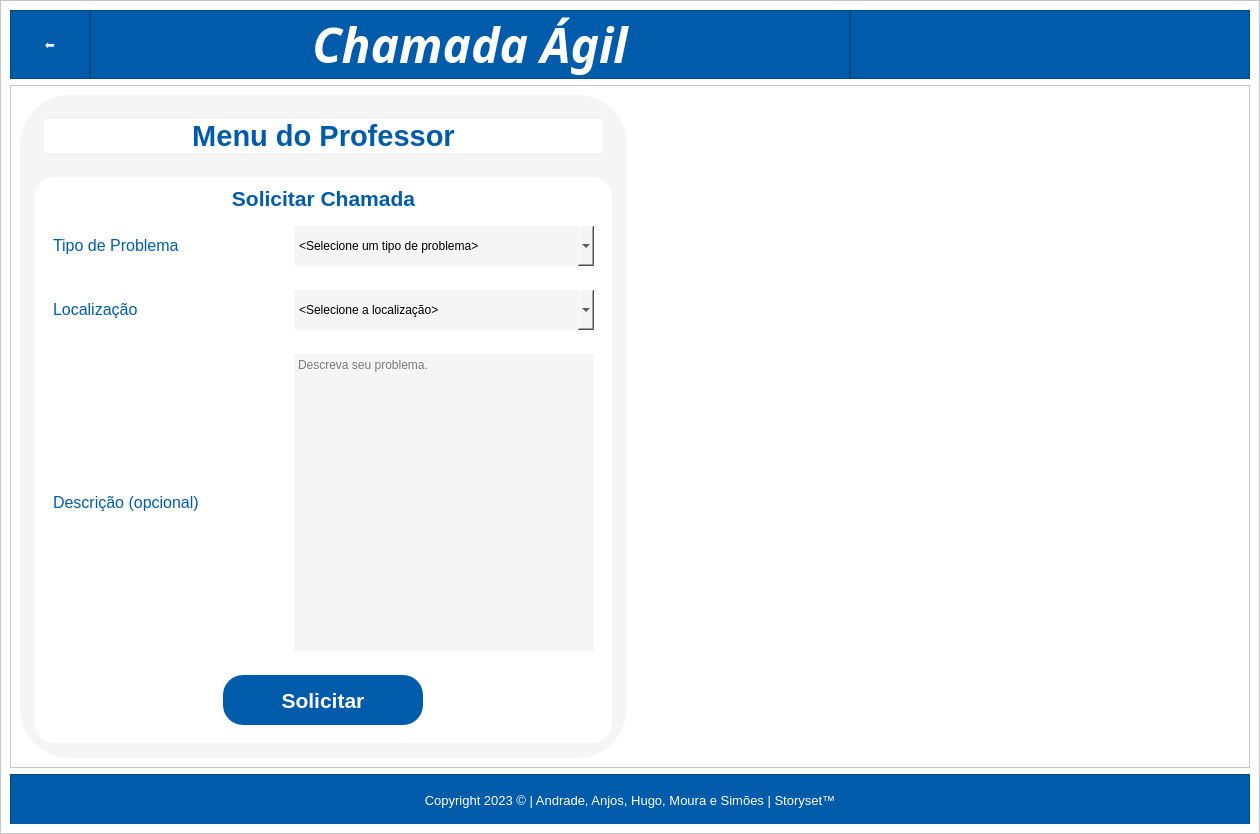
<?xml version="1.0" encoding="UTF-8"?>
<ui version="4.0">
 <class>MainWindow</class>
 <widget class="QMainWindow" name="MainWindow">
  <property name="geometry">
   <rect>
    <x>0</x>
    <y>0</y>
    <width>1260</width>
    <height>834</height>
   </rect>
  </property>
  <property name="minimumSize">
   <size>
    <width>1075</width>
    <height>834</height>
   </size>
  </property>
  <property name="windowTitle">
   <string>MainWindow</string>
  </property>
  <widget class="QWidget" name="centralwidget">
   <property name="sizePolicy">
    <sizepolicy hsizetype="Expanding" vsizetype="Preferred">
     <horstretch>0</horstretch>
     <verstretch>0</verstretch>
    </sizepolicy>
   </property>
   <property name="minimumSize">
    <size>
     <width>800</width>
     <height>800</height>
    </size>
   </property>
   <layout class="QVBoxLayout" name="verticalLayout">
    <property name="spacing">
     <number>0</number>
    </property>
    <property name="leftMargin">
     <number>0</number>
    </property>
    <property name="topMargin">
     <number>0</number>
    </property>
    <property name="rightMargin">
     <number>0</number>
    </property>
    <property name="bottomMargin">
     <number>0</number>
    </property>
    <item>
     <widget class="QFrame" name="background_3">
      <property name="styleSheet">
       <string notr="true">background-color: rgb(255, 255, 255);</string>
      </property>
      <property name="frameShape">
       <enum>QFrame::StyledPanel</enum>
      </property>
      <property name="frameShadow">
       <enum>QFrame::Raised</enum>
      </property>
      <layout class="QVBoxLayout" name="verticalLayout_2">
       <item>
        <widget class="QFrame" name="header">
         <property name="maximumSize">
          <size>
           <width>16777215</width>
           <height>80</height>
          </size>
         </property>
         <property name="styleSheet">
          <string notr="true">background-color: rgb(0, 92, 170);</string>
         </property>
         <property name="frameShape">
          <enum>QFrame::NoFrame</enum>
         </property>
         <property name="frameShadow">
          <enum>QFrame::Raised</enum>
         </property>
         <layout class="QHBoxLayout" name="horizontalLayout">
          <property name="spacing">
           <number>0</number>
          </property>
          <property name="leftMargin">
           <number>0</number>
          </property>
          <property name="topMargin">
           <number>0</number>
          </property>
          <property name="rightMargin">
           <number>0</number>
          </property>
          <property name="bottomMargin">
           <number>0</number>
          </property>
          <item>
           <widget class="QFrame" name="frame_8">
            <property name="maximumSize">
             <size>
              <width>80</width>
              <height>16777215</height>
             </size>
            </property>
            <property name="frameShape">
             <enum>QFrame::StyledPanel</enum>
            </property>
            <property name="frameShadow">
             <enum>QFrame::Raised</enum>
            </property>
            <layout class="QHBoxLayout" name="horizontalLayout_10">
             <property name="spacing">
              <number>0</number>
             </property>
             <property name="leftMargin">
              <number>0</number>
             </property>
             <property name="topMargin">
              <number>0</number>
             </property>
             <property name="rightMargin">
              <number>0</number>
             </property>
             <property name="bottomMargin">
              <number>0</number>
             </property>
             <item>
              <widget class="QPushButton" name="btnVoltar">
               <property name="sizePolicy">
                <sizepolicy hsizetype="Fixed" vsizetype="Fixed">
                 <horstretch>0</horstretch>
                 <verstretch>0</verstretch>
                </sizepolicy>
               </property>
               <property name="minimumSize">
                <size>
                 <width>60</width>
                 <height>60</height>
                </size>
               </property>
               <property name="maximumSize">
                <size>
                 <width>60</width>
                 <height>60</height>
                </size>
               </property>
               <property name="styleSheet">
                <string notr="true">background-color: rgb(0, 92, 170);
font: 75 36pt &quot;Segoe UI&quot;;
color: rgb(255, 255, 255);</string>
               </property>
               <property name="text">
                <string>⬅️</string>
               </property>
               <property name="flat">
                <bool>true</bool>
               </property>
              </widget>
             </item>
            </layout>
           </widget>
          </item>
          <item>
           <widget class="QFrame" name="frame_9">
            <property name="frameShape">
             <enum>QFrame::StyledPanel</enum>
            </property>
            <property name="frameShadow">
             <enum>QFrame::Raised</enum>
            </property>
            <layout class="QHBoxLayout" name="horizontalLayout_11">
             <property name="spacing">
              <number>0</number>
             </property>
             <property name="leftMargin">
              <number>0</number>
             </property>
             <property name="topMargin">
              <number>0</number>
             </property>
             <property name="rightMargin">
              <number>0</number>
             </property>
             <property name="bottomMargin">
              <number>0</number>
             </property>
             <item>
              <widget class="QLabel" name="lblTituloHome">
               <property name="font">
                <font>
                 <family>Segoe UI Black</family>
                 <pointsize>36</pointsize>
                 <weight>75</weight>
                 <italic>true</italic>
                 <bold>true</bold>
                </font>
               </property>
               <property name="styleSheet">
                <string notr="true"/>
               </property>
               <property name="text">
                <string>&lt;html&gt;&lt;head/&gt;&lt;body&gt;&lt;p align=&quot;center&quot;&gt;&lt;span style=&quot; color:#ffffff;&quot;&gt;Chamada Ágil&lt;/span&gt;&lt;/p&gt;&lt;/body&gt;&lt;/html&gt;</string>
               </property>
               <property name="alignment">
                <set>Qt::AlignCenter</set>
               </property>
              </widget>
             </item>
            </layout>
           </widget>
          </item>
          <item>
           <widget class="QFrame" name="frame_10">
            <property name="maximumSize">
             <size>
              <width>400</width>
              <height>16777215</height>
             </size>
            </property>
            <property name="frameShape">
             <enum>QFrame::StyledPanel</enum>
            </property>
            <property name="frameShadow">
             <enum>QFrame::Raised</enum>
            </property>
            <layout class="QHBoxLayout" name="horizontalLayout_9">
             <property name="spacing">
              <number>0</number>
             </property>
             <property name="leftMargin">
              <number>0</number>
             </property>
             <property name="topMargin">
              <number>0</number>
             </property>
             <property name="rightMargin">
              <number>0</number>
             </property>
             <property name="bottomMargin">
              <number>0</number>
             </property>
             <item>
              <widget class="QLabel" name="lblLogoSenai">
               <property name="maximumSize">
                <size>
                 <width>320</width>
                 <height>80</height>
                </size>
               </property>
               <property name="text">
                <string/>
               </property>
               <property name="pixmap">
                <pixmap>../img/senai-logo.png</pixmap>
               </property>
               <property name="scaledContents">
                <bool>true</bool>
               </property>
               <property name="alignment">
                <set>Qt::AlignCenter</set>
               </property>
              </widget>
             </item>
            </layout>
           </widget>
          </item>
         </layout>
        </widget>
       </item>
       <item>
        <widget class="QFrame" name="frame">
         <property name="frameShape">
          <enum>QFrame::StyledPanel</enum>
         </property>
         <property name="frameShadow">
          <enum>QFrame::Raised</enum>
         </property>
         <layout class="QGridLayout" name="gridLayout">
          <item row="0" column="1">
           <widget class="QFrame" name="frameL">
            <property name="frameShape">
             <enum>QFrame::NoFrame</enum>
            </property>
            <property name="frameShadow">
             <enum>QFrame::Raised</enum>
            </property>
            <layout class="QHBoxLayout" name="horizontalLayout_3">
             <property name="spacing">
              <number>0</number>
             </property>
             <property name="leftMargin">
              <number>0</number>
             </property>
             <property name="topMargin">
              <number>0</number>
             </property>
             <property name="rightMargin">
              <number>0</number>
             </property>
             <property name="bottomMargin">
              <number>0</number>
             </property>
             <item>
              <widget class="QLabel" name="lblImagemCapa">
               <property name="sizePolicy">
                <sizepolicy hsizetype="Expanding" vsizetype="Expanding">
                 <horstretch>0</horstretch>
                 <verstretch>0</verstretch>
                </sizepolicy>
               </property>
               <property name="minimumSize">
                <size>
                 <width>500</width>
                 <height>500</height>
                </size>
               </property>
               <property name="maximumSize">
                <size>
                 <width>500</width>
                 <height>500</height>
                </size>
               </property>
               <property name="layoutDirection">
                <enum>Qt::LeftToRight</enum>
               </property>
               <property name="styleSheet">
                <string notr="true"/>
               </property>
               <property name="pixmap">
                <pixmap>../img/imagem-professor.png</pixmap>
               </property>
               <property name="scaledContents">
                <bool>true</bool>
               </property>
               <property name="alignment">
                <set>Qt::AlignCenter</set>
               </property>
              </widget>
             </item>
            </layout>
           </widget>
          </item>
          <item row="0" column="0">
           <widget class="QFrame" name="frameR">
            <property name="minimumSize">
             <size>
              <width>500</width>
              <height>0</height>
             </size>
            </property>
            <property name="styleSheet">
             <string notr="true">background-color: rgb(245, 245, 245);
border-radius: 50px;</string>
            </property>
            <property name="frameShape">
             <enum>QFrame::StyledPanel</enum>
            </property>
            <property name="frameShadow">
             <enum>QFrame::Raised</enum>
            </property>
            <layout class="QVBoxLayout" name="verticalLayout_3">
             <property name="spacing">
              <number>15</number>
             </property>
             <property name="leftMargin">
              <number>15</number>
             </property>
             <property name="topMargin">
              <number>15</number>
             </property>
             <property name="rightMargin">
              <number>15</number>
             </property>
             <property name="bottomMargin">
              <number>15</number>
             </property>
             <item>
              <widget class="QFrame" name="frame_5">
               <property name="maximumSize">
                <size>
                 <width>16777215</width>
                 <height>100</height>
                </size>
               </property>
               <property name="frameShape">
                <enum>QFrame::StyledPanel</enum>
               </property>
               <property name="frameShadow">
                <enum>QFrame::Raised</enum>
               </property>
               <layout class="QHBoxLayout" name="horizontalLayout_6">
                <item>
                 <widget class="QLabel" name="label">
                  <property name="font">
                   <font>
                    <family>Segoe UI</family>
                    <pointsize>14</pointsize>
                    <weight>75</weight>
                    <bold>true</bold>
                   </font>
                  </property>
                  <property name="styleSheet">
                   <string notr="true">background-color: rgb(255, 255, 255);
border-radius: 20px;</string>
                  </property>
                  <property name="text">
                   <string>&lt;html&gt;&lt;head/&gt;&lt;body&gt;&lt;p&gt;&lt;span style=&quot; font-size:22pt; color:#005caa;&quot;&gt;Menu do Professor&lt;/span&gt;&lt;/p&gt;&lt;/body&gt;&lt;/html&gt;</string>
                  </property>
                  <property name="alignment">
                   <set>Qt::AlignCenter</set>
                  </property>
                 </widget>
                </item>
               </layout>
              </widget>
             </item>
             <item>
              <widget class="QFrame" name="frame_2">
               <property name="maximumSize">
                <size>
                 <width>16777215</width>
                 <height>600</height>
                </size>
               </property>
               <property name="styleSheet">
                <string notr="true">background-color: rgb(255, 255, 255);
border-radius: 20px;</string>
               </property>
               <property name="frameShape">
                <enum>QFrame::NoFrame</enum>
               </property>
               <property name="frameShadow">
                <enum>QFrame::Raised</enum>
               </property>
               <layout class="QVBoxLayout" name="verticalLayout_4">
                <item>
                 <widget class="QLabel" name="label_2">
                  <property name="font">
                   <font>
                    <family>Segoe UI</family>
                    <pointsize>14</pointsize>
                    <weight>75</weight>
                    <bold>true</bold>
                   </font>
                  </property>
                  <property name="styleSheet">
                   <string notr="true"/>
                  </property>
                  <property name="text">
                   <string>&lt;html&gt;&lt;head/&gt;&lt;body&gt;&lt;p&gt;&lt;span style=&quot; font-size:16pt; color:#005caa;&quot;&gt;Solicitar Chamada&lt;/span&gt;&lt;/p&gt;&lt;/body&gt;&lt;/html&gt;</string>
                  </property>
                  <property name="alignment">
                   <set>Qt::AlignCenter</set>
                  </property>
                 </widget>
                </item>
                <item>
                 <widget class="QFrame" name="frame_3">
                  <property name="minimumSize">
                   <size>
                    <width>0</width>
                    <height>50</height>
                   </size>
                  </property>
                  <property name="styleSheet">
                   <string notr="true"/>
                  </property>
                  <property name="frameShape">
                   <enum>QFrame::StyledPanel</enum>
                  </property>
                  <property name="frameShadow">
                   <enum>QFrame::Raised</enum>
                  </property>
                  <layout class="QHBoxLayout" name="horizontalLayout_4">
                   <item>
                    <widget class="QLabel" name="lblTipoProblema">
                     <property name="text">
                      <string>&lt;html&gt;&lt;head/&gt;&lt;body&gt;&lt;p&gt;&lt;span style=&quot; font-size:12pt; color:#005caa;&quot;&gt;Tipo de Problema&lt;/span&gt;&lt;/p&gt;&lt;/body&gt;&lt;/html&gt;</string>
                     </property>
                    </widget>
                   </item>
                   <item>
                    <widget class="QComboBox" name="cbTipoProblema">
                     <property name="minimumSize">
                      <size>
                       <width>300</width>
                       <height>40</height>
                      </size>
                     </property>
                     <property name="maximumSize">
                      <size>
                       <width>300</width>
                       <height>16777215</height>
                      </size>
                     </property>
                     <property name="styleSheet">
                      <string notr="true">background-color: rgb(245, 245, 245);
font: 12pt &quot;MS Shell Dlg 2&quot;;
border-radius:0px;</string>
                     </property>
                     <property name="frame">
                      <bool>false</bool>
                     </property>
                     <item>
                      <property name="text">
                       <string>&lt;Selecione um tipo de problema&gt;</string>
                      </property>
                     </item>
                    </widget>
                   </item>
                  </layout>
                 </widget>
                </item>
                <item>
                 <widget class="QFrame" name="frame_7">
                  <property name="frameShape">
                   <enum>QFrame::StyledPanel</enum>
                  </property>
                  <property name="frameShadow">
                   <enum>QFrame::Raised</enum>
                  </property>
                  <layout class="QHBoxLayout" name="horizontalLayout_8">
                   <item>
                    <widget class="QLabel" name="lblLocal">
                     <property name="text">
                      <string>&lt;html&gt;&lt;head/&gt;&lt;body&gt;&lt;p&gt;&lt;span style=&quot; font-size:12pt; color:#005caa;&quot;&gt;Localização&lt;/span&gt;&lt;/p&gt;&lt;/body&gt;&lt;/html&gt;</string>
                     </property>
                    </widget>
                   </item>
                   <item>
                    <widget class="QComboBox" name="cbLocal">
                     <property name="minimumSize">
                      <size>
                       <width>300</width>
                       <height>40</height>
                      </size>
                     </property>
                     <property name="maximumSize">
                      <size>
                       <width>300</width>
                       <height>16777215</height>
                      </size>
                     </property>
                     <property name="styleSheet">
                      <string notr="true">background-color: rgb(245, 245, 245);
font: 12pt &quot;MS Shell Dlg 2&quot;;
border-radius:0px;</string>
                     </property>
                     <property name="frame">
                      <bool>false</bool>
                     </property>
                     <item>
                      <property name="text">
                       <string>&lt;Selecione a localização&gt;</string>
                      </property>
                     </item>
                    </widget>
                   </item>
                  </layout>
                 </widget>
                </item>
                <item>
                 <widget class="QFrame" name="frame_4">
                  <property name="frameShape">
                   <enum>QFrame::StyledPanel</enum>
                  </property>
                  <property name="frameShadow">
                   <enum>QFrame::Raised</enum>
                  </property>
                  <layout class="QHBoxLayout" name="horizontalLayout_5">
                   <item>
                    <widget class="QLabel" name="lblDescricao">
                     <property name="text">
                      <string>&lt;html&gt;&lt;head/&gt;&lt;body&gt;&lt;p&gt;&lt;span style=&quot; font-size:12pt; color:#005caa;&quot;&gt;Descrição (opcional)&lt;/span&gt;&lt;/p&gt;&lt;/body&gt;&lt;/html&gt;</string>
                     </property>
                    </widget>
                   </item>
                   <item>
                    <widget class="QTextEdit" name="txtEditDescricao">
                     <property name="minimumSize">
                      <size>
                       <width>300</width>
                       <height>0</height>
                      </size>
                     </property>
                     <property name="maximumSize">
                      <size>
                       <width>300</width>
                       <height>16777215</height>
                      </size>
                     </property>
                     <property name="styleSheet">
                      <string notr="true">background-color: rgb(245, 245, 245);
border-radius: 0px;
font: 12pt &quot;MS Shell Dlg 2&quot;;</string>
                     </property>
                     <property name="html">
                      <string>&lt;!DOCTYPE HTML PUBLIC &quot;-//W3C//DTD HTML 4.0//EN&quot; &quot;http://www.w3.org/TR/REC-html40/strict.dtd&quot;&gt;
&lt;html&gt;&lt;head&gt;&lt;meta name=&quot;qrichtext&quot; content=&quot;1&quot; /&gt;&lt;style type=&quot;text/css&quot;&gt;
p, li { white-space: pre-wrap; }
&lt;/style&gt;&lt;/head&gt;&lt;body style=&quot; font-family:'MS Shell Dlg 2'; font-size:12pt; font-weight:400; font-style:normal;&quot;&gt;
&lt;p style=&quot;-qt-paragraph-type:empty; margin-top:0px; margin-bottom:0px; margin-left:0px; margin-right:0px; -qt-block-indent:0; text-indent:0px; font-size:8pt;&quot;&gt;&lt;br /&gt;&lt;/p&gt;&lt;/body&gt;&lt;/html&gt;</string>
                     </property>
                     <property name="placeholderText">
                      <string>Descreva seu problema.</string>
                     </property>
                    </widget>
                   </item>
                  </layout>
                 </widget>
                </item>
                <item>
                 <widget class="QFrame" name="frame_6">
                  <property name="frameShape">
                   <enum>QFrame::StyledPanel</enum>
                  </property>
                  <property name="frameShadow">
                   <enum>QFrame::Raised</enum>
                  </property>
                  <layout class="QHBoxLayout" name="horizontalLayout_7">
                   <item>
                    <widget class="QPushButton" name="btnSolicitar">
                     <property name="minimumSize">
                      <size>
                       <width>200</width>
                       <height>50</height>
                      </size>
                     </property>
                     <property name="maximumSize">
                      <size>
                       <width>200</width>
                       <height>50</height>
                      </size>
                     </property>
                     <property name="font">
                      <font>
                       <family>Segoe UI</family>
                       <pointsize>16</pointsize>
                       <weight>75</weight>
                       <bold>true</bold>
                      </font>
                     </property>
                     <property name="styleSheet">
                      <string notr="true">background-color: rgb(0, 92, 170);
color: rgb(255, 255, 255);</string>
                     </property>
                     <property name="text">
                      <string>Solicitar</string>
                     </property>
                    </widget>
                   </item>
                  </layout>
                 </widget>
                </item>
               </layout>
              </widget>
             </item>
            </layout>
           </widget>
          </item>
         </layout>
        </widget>
       </item>
       <item>
        <widget class="QFrame" name="footer">
         <property name="minimumSize">
          <size>
           <width>0</width>
           <height>50</height>
          </size>
         </property>
         <property name="maximumSize">
          <size>
           <width>16777215</width>
           <height>50</height>
          </size>
         </property>
         <property name="styleSheet">
          <string notr="true">background-color: rgb(0, 92, 170);</string>
         </property>
         <property name="frameShape">
          <enum>QFrame::StyledPanel</enum>
         </property>
         <property name="frameShadow">
          <enum>QFrame::Raised</enum>
         </property>
         <layout class="QHBoxLayout" name="horizontalLayout_2">
          <property name="spacing">
           <number>0</number>
          </property>
          <property name="leftMargin">
           <number>0</number>
          </property>
          <property name="topMargin">
           <number>0</number>
          </property>
          <property name="rightMargin">
           <number>0</number>
          </property>
          <property name="bottomMargin">
           <number>0</number>
          </property>
          <item>
           <widget class="QLabel" name="lblFooter">
            <property name="minimumSize">
             <size>
              <width>0</width>
              <height>50</height>
             </size>
            </property>
            <property name="font">
             <font>
              <family>Segoe UI</family>
              <pointsize>10</pointsize>
              <weight>50</weight>
              <italic>false</italic>
              <bold>false</bold>
             </font>
            </property>
            <property name="styleSheet">
             <string notr="true">color: rgb(255, 255, 255);</string>
            </property>
            <property name="text">
             <string>Copyright 2023 © | Andrade, Anjos, Hugo, Moura e Simões | Storyset™</string>
            </property>
            <property name="alignment">
             <set>Qt::AlignCenter</set>
            </property>
           </widget>
          </item>
         </layout>
        </widget>
       </item>
      </layout>
     </widget>
    </item>
   </layout>
  </widget>
  <action name="actionSobre">
   <property name="text">
    <string>Sobre</string>
   </property>
  </action>
 </widget>
 <resources>
  <include location="../img/img.qrc"/>
 </resources>
 <connections/>
</ui>
